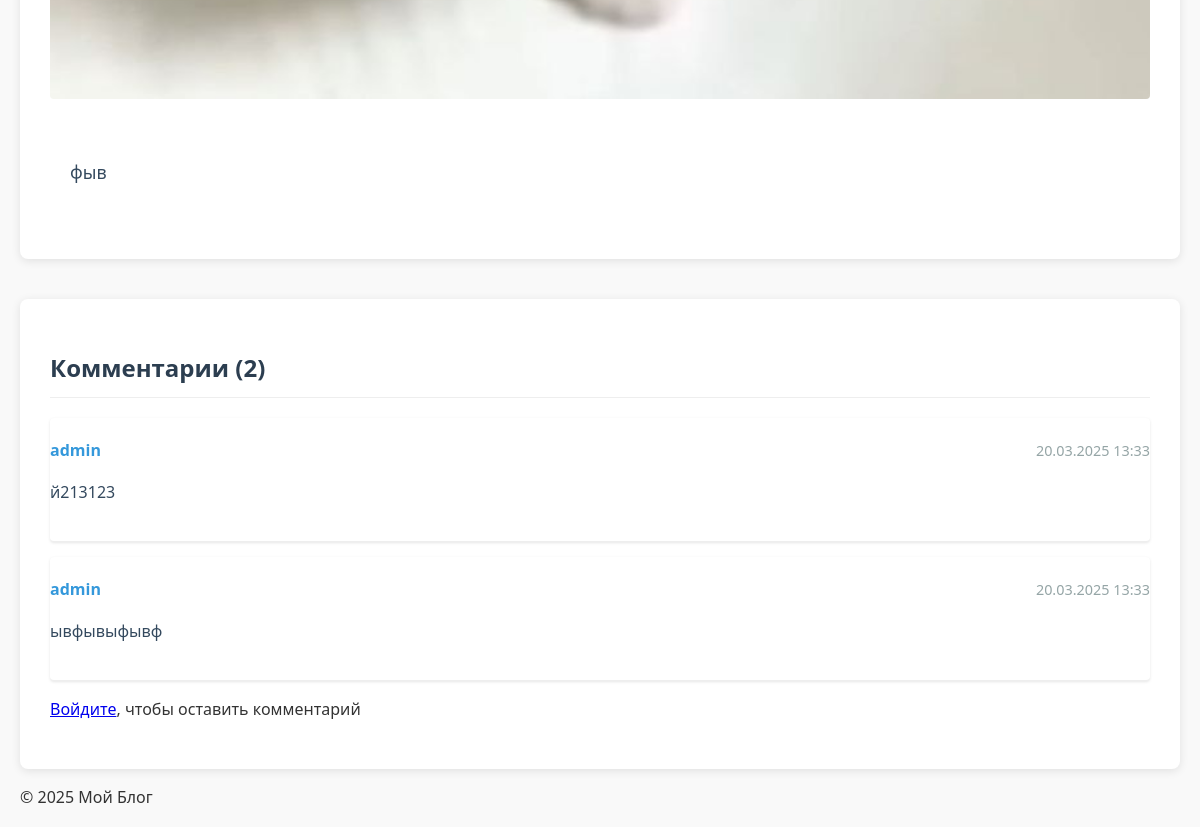
The page /article/19/ (lower part) on the database as committed earlier.
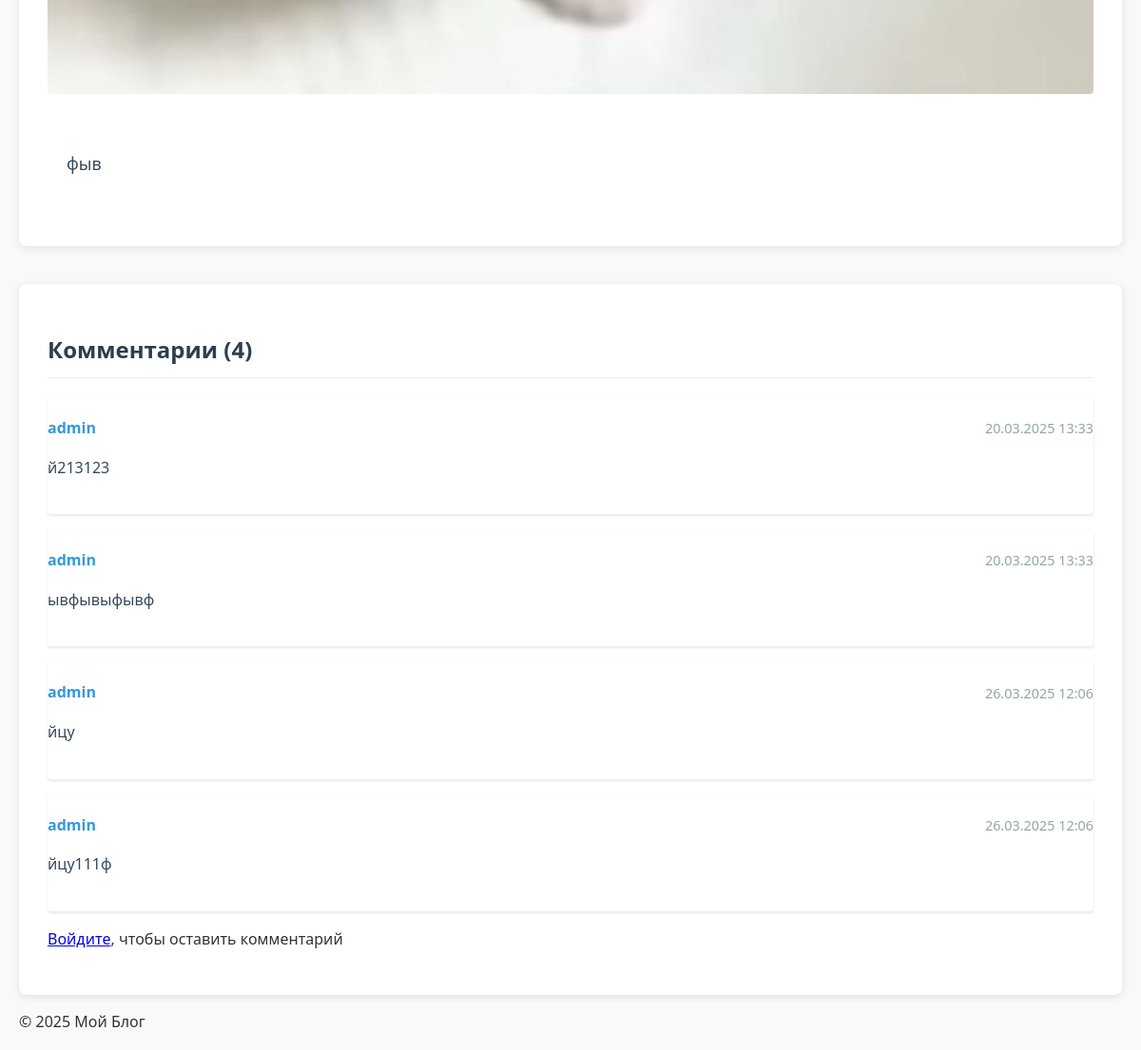
The same page on the database as committed later.
### blog/models.py (models this page shows, shortened)
class Article(models.Model):
    title = models.CharField(max_length=200)
    content = models.TextField()
    author = models.ForeignKey(User, on_delete=models.CASCADE)
    created_at = models.DateTimeField(auto_now_add=True)
    updated_at = models.DateTimeField(auto_now=True)
    image = models.ImageField(upload_to='articles/', blank=True, null=True)  # Поле для изображения

class Comment(models.Model):
    article = models.ForeignKey(Article, on_delete=models.CASCADE, related_name='comments')
    author = models.ForeignKey(User, on_delete=models.CASCADE)
    content = models.TextField()
    created_at = models.DateTimeField(auto_now_add=True)

### blog/views.py (the view)
# urls.py: path('article/<int:pk>/', views.article_detail, name='article_detail'),
def article_detail(request, pk):
    article = get_object_or_404(Article, pk=pk)
    if request.method == 'POST':
        form = CommentForm(request.POST)
        if form.is_valid():
            comment = form.save(commit=False)
            comment.article = article
            comment.author = request.user
            comment.save()
            return redirect('article_detail', pk=article.pk)
    else:
        form = CommentForm()
    return render(request, 'blog/article_detail.html', {'article': article, 'form': form})

### blog/templates/blog/article_detail.html (shortened to what this page needs)
{% extends 'blog/base.html' %}
{% load static %}
{% block content %}
<div class="article-detail">
    {% if article.image %}
        <img src="{{ article.image.url }}" alt="{{ article.title }}" class="article-image">
    {% endif %}
    <div class="article-content">
        {{ article.content|linebreaks }}
    </div>
</div>
<div class="comments-section">
    <h2>Комментарии ({{ article.comments.count }})</h2>
    {% for comment in article.comments.all %}
    <div class="comment">
        <div class="comment-header">
            <span class="comment-author">{{ comment.author }}</span>
            <span class="comment-date">{{ comment.created_at|date:"d.m.Y H:i" }}</span>
        </div>
        <div class="comment-text">
            {{ comment.content|linebreaks }}
        </div>
    </div>
    {% empty %}
    <p>Пока нет комментариев. Будьте первым!</p>
    {% endfor %}
    {% if user.is_authenticated %}
    <div class="comment-form">
        <h3>Оставить комментарий</h3>
        <form method="post">
            {% csrf_token %}
            <div class="form-group">
                {{ form.content }}
            </div>
            <button type="submit" class="btn">Отправить</button>
        </form>
    </div>
    {% else %}
    <p><a href="{% url 'login' %}">Войдите</a>, чтобы оставить комментарий</p>
    {% endif %}
</div>
{% endblock %}

### blog/templates/blog/base.html (shortened to what this page needs)
{% load static %}
<!DOCTYPE html>
<html lang="ru">
<head>
    <link rel="stylesheet" href="{% static 'blog/css/style.css' %}">
</head>
<body>
    <main class="container">
        {% block content %}
        {% endblock %}
    </main>
    <footer>
        <div class="container">
            <p>&copy; {% now "Y" %} Мой Блог</p>
        </div>
    </footer>
</body>
</html>

### blog/static/blog/css/style.css (style rules this page uses)
body { font-family: 'Segoe UI', Tahoma, Geneva, Verdana, sans-serif; line-height: 1.6; color: #333; background-color: #f9f9f9; margin: 0; padding: 0; }
.container { max-width: 1200px; margin: 0 auto; padding: 0 20px; }
.article-image { width: 100%; height: 300px; object-fit: cover; }
.article-content { padding: 20px; }
.comments-section { margin-top: 40px; }
.comment { background: white; padding: 15px; border-radius: 4px; margin-bottom: 15px; box-shadow: 0 1px 3px rgba(0,0,0,0.1); }
.comment-author { font-weight: bold; color: #2c3e50; }
.comment-date { color: #7f8c8d; font-size: 0.8rem; }
.article-detail { background: white; border-radius: 8px; box-shadow: 0 2px 10px rgba(0,0,0,0.1); padding: 30px; margin-bottom: 40px; }
.article-detail img { max-width: 100%; height: auto; border-radius: 4px; margin: 20px 0; display: block; }
.article-detail .article-content { font-size: 1.1rem; line-height: 1.8; color: #34495e; }
.article-detail .article-content p { margin-bottom: 20px; }
.comments-section { background: white; border-radius: 8px; box-shadow: 0 2px 10px rgba(0,0,0,0.1); padding: 30px; }
.comments-section h2 { font-size: 1.5rem; color: #2c3e50; margin-bottom: 20px; padding-bottom: 10px; border-bottom: 1px solid #eee; }
.comment { padding: 20px 0; border-bottom: 1px solid #eee; }
.comment-header { display: flex; justify-content: space-between; align-items: center; margin-bottom: 10px; }
.comment-author { font-weight: bold; color: #3498db; }
.comment-date { color: #95a5a6; font-size: 0.9rem; }
.comment-text { line-height: 1.6; color: #34495e; }

Rows that differ between the two databases and show on the page:
computed for Article "фыв": comments.count "2" → "4"
added Comment: author "admin", created_at "26.03.2025 12:06", content "йцу"
added Comment: author "admin", created_at "26.03.2025 12:06", content "йцу111ф"
